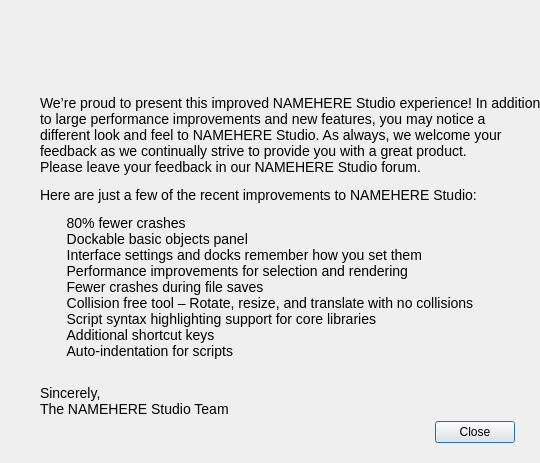
<?xml version="1.0" encoding="UTF-8"?>
<ui version="4.0">
 <class>Dialog</class>
 <widget class="QDialog" name="Dialog">
  <property name="windowModality">
   <enum>Qt::ApplicationModal</enum>
  </property>
  <property name="geometry">
   <rect>
    <x>0</x>
    <y>0</y>
    <width>540</width>
    <height>463</height>
   </rect>
  </property>
  <property name="sizePolicy">
   <sizepolicy hsizetype="Fixed" vsizetype="Fixed">
    <horstretch>0</horstretch>
    <verstretch>0</verstretch>
   </sizepolicy>
  </property>
  <property name="minimumSize">
   <size>
    <width>540</width>
    <height>463</height>
   </size>
  </property>
  <property name="maximumSize">
   <size>
    <width>540</width>
    <height>463</height>
   </size>
  </property>
  <property name="windowTitle">
   <string/>
  </property>
  <widget class="QDialogButtonBox" name="buttonBox">
   <property name="geometry">
    <rect>
     <x>54</x>
     <y>416</y>
     <width>461</width>
     <height>32</height>
    </rect>
   </property>
   <property name="orientation">
    <enum>Qt::Horizontal</enum>
   </property>
   <property name="standardButtons">
    <set>QDialogButtonBox::Close</set>
   </property>
  </widget>
  <widget class="QLabel" name="label">
   <property name="geometry">
    <rect>
     <x>20</x>
     <y>10</y>
     <width>81</width>
     <height>71</height>
    </rect>
   </property>
   <property name="text">
    <string>&lt;html&gt;&lt;head/&gt;&lt;body&gt;&lt;p&gt;&lt;img src=&quot;:/images/NAMEHEREStudio.png&quot; width=&quot;70&quot; height=&quot;70&quot; style=&quot;float: left;&quot;/&gt;&lt;/p&gt;&lt;/body&gt;&lt;/html&gt;</string>
   </property>
   <property name="textFormat">
    <enum>Qt::RichText</enum>
   </property>
   <property name="scaledContents">
    <bool>false</bool>
   </property>
   <property name="alignment">
    <set>Qt::AlignLeading|Qt::AlignLeft|Qt::AlignTop</set>
   </property>
   <property name="margin">
    <number>0</number>
   </property>
   <property name="indent">
    <number>0</number>
   </property>
   <property name="textInteractionFlags">
    <set>Qt::LinksAccessibleByKeyboard|Qt::LinksAccessibleByMouse|Qt::TextBrowserInteraction|Qt::TextSelectableByKeyboard|Qt::TextSelectableByMouse</set>
   </property>
  </widget>
  <widget class="QLabel" name="label_3">
   <property name="geometry">
    <rect>
     <x>40</x>
     <y>80</y>
     <width>511</width>
     <height>381</height>
    </rect>
   </property>
   <property name="text">
    <string>&lt;html&gt;&lt;head/&gt;&lt;body&gt;&lt;p&gt;&lt;span style=&quot; font-family:'arial'; font-size:14px;&quot;&gt;We’re proud to present this improved NAMEHERE Studio experience! In addition&lt;br/&gt;to large performance improvements and new features, you may notice a &lt;br/&gt;different look and feel to NAMEHERE Studio. As always, we welcome your &lt;br/&gt;feedback as we continually strive to provide you with a great product. &lt;br/&gt;Please leave your feedback in our NAMEHERE Studio forum. &lt;/span&gt;&lt;/p&gt;&lt;p&gt;&lt;span style=&quot; font-family:'arial'; font-size:14px;&quot;&gt;Here are just a few of the recent improvements to NAMEHERE Studio: &lt;/span&gt;&lt;/p&gt;&lt;p&gt;
&lt;div style=&quot;margin-left: 20px;&quot;&gt;
&lt;img src=&quot;:/images/checkmark.png&quot;/&gt;&amp;nbsp;&amp;nbsp;&lt;span style=&quot; font-family:'arial'; font-size:14px;&quot;&gt;80% fewer crashes &lt;/span&gt;&lt;br/&gt;
&lt;img src=&quot;:/images/checkmark.png&quot;/&gt;&amp;nbsp;&amp;nbsp;&lt;span style=&quot; font-family:'arial'; font-size:14px;&quot;&gt;Dockable basic objects panel &lt;/span&gt;&lt;br/&gt;
&lt;img src=&quot;:/images/checkmark.png&quot;/&gt;&amp;nbsp;&amp;nbsp;&lt;span style=&quot; font-family:'arial'; font-size:14px;&quot;&gt;Interface settings and docks remember how you set them &lt;/span&gt;&lt;br/&gt;
&lt;img src=&quot;:/images/checkmark.png&quot;/&gt;&amp;nbsp;&amp;nbsp;&lt;span style=&quot; font-family:'arial'; font-size:14px;&quot;&gt;Performance improvements for selection and rendering &lt;/span&gt;&lt;br/&gt;
&lt;img src=&quot;:/images/checkmark.png&quot;/&gt;&amp;nbsp;&amp;nbsp;&lt;span style=&quot; font-family:'arial'; font-size:14px;&quot;&gt;Fewer crashes during file saves &lt;/span&gt;&lt;br/&gt;
&lt;img src=&quot;:/images/checkmark.png&quot;/&gt;&amp;nbsp;&amp;nbsp;&lt;span style=&quot; font-family:'arial'; font-size:14px;&quot;&gt;Collision free tool – Rotate, resize, and translate with no collisions &lt;/span&gt;&lt;br/&gt;
&lt;img src=&quot;:/images/checkmark.png&quot;/&gt;&amp;nbsp;&amp;nbsp;&lt;span style=&quot; font-family:'arial'; font-size:14px;&quot;&gt;Script syntax highlighting support for core libraries &lt;/span&gt;&lt;br/&gt;
&lt;img src=&quot;:/images/checkmark.png&quot;/&gt;&amp;nbsp;&amp;nbsp;&lt;span style=&quot; font-family:'arial'; font-size:14px;&quot;&gt;Additional shortcut keys &lt;/span&gt;&lt;br/&gt;
&lt;img src=&quot;:/images/checkmark.png&quot;/&gt;&amp;nbsp;&amp;nbsp;&lt;span style=&quot; font-family:'arial'; font-size:14px;&quot;&gt;Auto-indentation for scripts &lt;/span&gt;
&lt;/div&gt;&lt;/p&gt;&lt;p&gt;&lt;br/&gt;&lt;span style=&quot; font-family:'arial'; font-size:14px;&quot;&gt;Sincerely,&lt;br/&gt;The NAMEHERE Studio Team &lt;/span&gt;&lt;br/&gt;&lt;br/&gt;&lt;/p&gt;&lt;/body&gt;&lt;/html&gt;</string>
   </property>
   <property name="textInteractionFlags">
    <set>Qt::LinksAccessibleByKeyboard|Qt::LinksAccessibleByMouse|Qt::TextBrowserInteraction|Qt::TextSelectableByKeyboard|Qt::TextSelectableByMouse</set>
   </property>
  </widget>
  <widget class="QLabel" name="label_2">
   <property name="geometry">
    <rect>
     <x>105</x>
     <y>21</y>
     <width>421</width>
     <height>51</height>
    </rect>
   </property>
   <property name="text">
    <string>&lt;html&gt;&lt;head/&gt;&lt;body&gt;&lt;p&gt;&lt;img src=&quot;:/images/NAMEHERE-Studio-2013.png&quot;/&gt;&lt;/p&gt;&lt;/body&gt;&lt;/html&gt;</string>
   </property>
  </widget>
  <zorder>label</zorder>
  <zorder>label_3</zorder>
  <zorder>label_2</zorder>
  <zorder>buttonBox</zorder>
 </widget>
 <resources>
  <include location="NAMEHEREStudio.qrc"/>
 </resources>
 <connections>
  <connection>
   <sender>buttonBox</sender>
   <signal>accepted()</signal>
   <receiver>Dialog</receiver>
   <slot>accept()</slot>
   <hints>
    <hint type="sourcelabel">
     <x>248</x>
     <y>254</y>
    </hint>
    <hint type="destinationlabel">
     <x>157</x>
     <y>274</y>
    </hint>
   </hints>
  </connection>
  <connection>
   <sender>buttonBox</sender>
   <signal>rejected()</signal>
   <receiver>Dialog</receiver>
   <slot>reject()</slot>
   <hints>
    <hint type="sourcelabel">
     <x>316</x>
     <y>260</y>
    </hint>
    <hint type="destinationlabel">
     <x>286</x>
     <y>274</y>
    </hint>
   </hints>
  </connection>
 </connections>
</ui>
